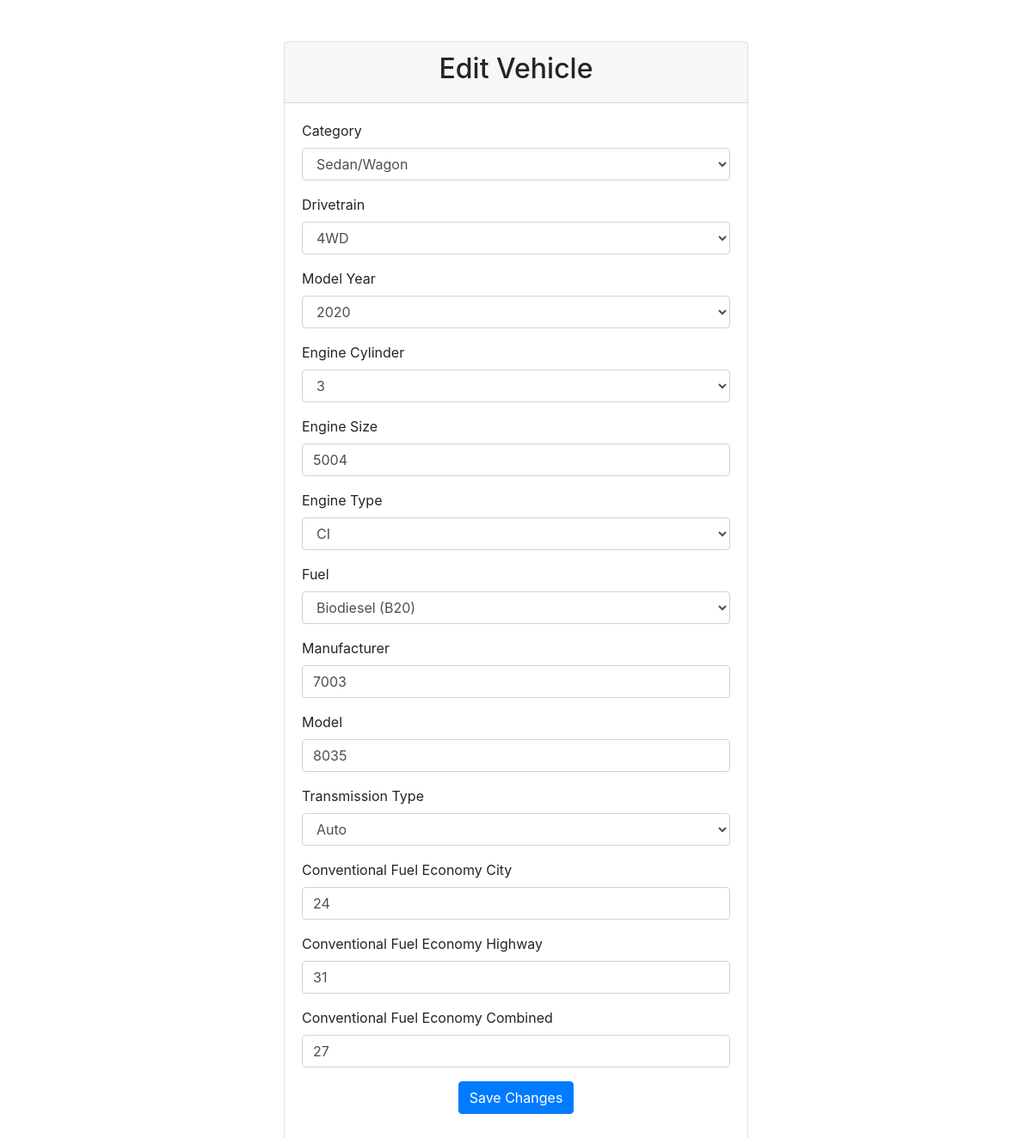
/edit_item/99008, run on the app's committed database.
### tables this page shows
CREATE TABLE "tbl_vehicle_fuel_efficiency" (
	"ID"	INTEGER,
	"Category_ID"	INTEGER,
	"Model_ID"	INTEGER,
	"Model_Year"	INTEGER,
	"Manufacturer_ID"	INTEGER,
	"Fuel_ID"	INTEGER,
	"Drivetrain_ID"	INTEGER,
	"Transmission_Type_ID"	INTEGER,
	"Engine_Type_ID"	INTEGER,
	"Engine_Size_ID"	INTEGER,
	"Engine_Cylinder_ID"	INTEGER,
	"Conventional_Fuel_Economy_City"	TEXT,
	"Conventional_Fuel_Economy_Highway"	TEXT,
	"Conventional_Fuel_Economy_Combined"	TEXT,
	PRIMARY KEY("ID"),
	FOREIGN KEY("Engine_Size_ID") REFERENCES "tbl_vehicle_engine_size"("Engine_Size_ID"),
	FOREIGN KEY("Category_ID") REFERENCES "tbl_vehicle_category"("Category_ID"),
	FOREIGN KEY("Engine_Cylinder_ID") REFERENCES "tbl_vehicle_engine_cylinder"("Engine_Cylinder_ID"),
	FOREIGN KEY("Transmission_Type_ID") REFERENCES "tbl_vehicle_transmission"("Transmission_Type_ID"),
	FOREIGN KEY("Manufacturer_ID") REFERENCES "tbl_vehicle_manufacturer"("Manufacturer_ID"),
	FOREIGN KEY("Engine_Type_ID") REFERENCES "tbl_vehicle_engine_type"("Engine_Type_ID"),
	FOREIGN KEY("Model_ID") REFERENCES "tbl_vehicle_model"("Model_ID"),
	FOREIGN KEY("Drivetrain_ID") REFERENCES "tbl_vehicle_drivetrain"("Drivetrain_ID"),
	FOREIGN KEY("Fuel_ID") REFERENCES "tbl_vehicle_fuel"("Fuel_ID")
);

### app.py (the view)
@app.route('/edit_item/<int:item_id>', methods=['GET', 'POST'])
def edit_item(item_id):
    conn = sqlite3.connect('VehiclesFuelEfficiency.db')
    cursor = conn.cursor()
    if request.method == 'POST':
        category = request.form['category']
        drivetrain = request.form['drivetrain']
        year = request.form['year']
        cylinder = request.form['cylinder']
        size = request.form['size']
        type = request.form['type']
        fuel = request.form['fuel']
        manufacturer = request.form['manufacturer']
        model = request.form['model']
        transmission = request.form['transmission']
        city = request.form['city']
        highway = request.form['highway']
        combined = request.form['combined']
        errors =[]
        if not category or not drivetrain or not  year or not cylinder or not  size or not  type or not  fuel or not  manufacturer or not  model or not  transmission or not  city or not  highway or not  combined:
            errors.append('All fields are required')
        if errors:
            return render_template('Edit.html', errors=errors)
        else:
            cursor.execute("select Category_ID from tbl_vehicle_category where Category=?", (category,))
            category = cursor.fetchone()
            cursor.execute("select Drivetrain_ID  from tbl_vehicle_drivetrain  where Drivetrain=?", (drivetrain,))
            drivetrain = cursor.fetchone()
            cursor.execute("select Engine_Cylinder_ID from tbl_vehicle_engine_cylinder  where Engine_Cylinder=?", (cylinder,))
            cylinder = cursor.fetchone()
            cursor.execute("select Engine_Type_ID   from tbl_vehicle_engine_type   where Engine_Type =?", (type ,))
            type = cursor.fetchone()
            cursor.execute("select Fuel_ID   from tbl_vehicle_fuel   where Fuel =?", (fuel ,))
            fuel = cursor.fetchone()
            cursor.execute("select Transmission_Type_ID   from tbl_vehicle_transmission   where Transmission_Type =?", (transmission ,))
            transmission = cursor.fetchone()
            category = category[0]
            drivetrain = drivetrain[0]
            cylinder = cylinder[0]
            type = type[0]
            fuel = fuel[0]
            transmission = transmission[0]
            cursor.execute("UPDATE tbl_vehicle_fuel_efficiency SET Category_ID=?,Model_ID=?,Model_Year=?,Manufacturer_ID=?,Fuel_ID=?,Drivetrain_ID=?,Transmission_Type_ID=?,Engine_Type_ID=?,Engine_Size_ID=?,Engine_Cylinder_ID=?,Conventional_Fuel_Economy_City=?,Conventional_Fuel_Economy_Highway=?,Conventional_Fuel_Economy_Combined=? WHERE id=?",(category,drivetrain, year,cylinder, size, type, fuel, manufacturer, model, transmission, city, highway, combined, item_id))
            conn.commit()
            return redirect(url_for('VehiclesFuelEfficiency'))
    else:
        cursor.execute('SELECT * FROM tbl_vehicle_fuel_efficiency WHERE id=?', (item_id,))
        item = cursor.fetchone()
        return render_template('edit.html', item=item)

### templates/Edit.html (shortened to what this page needs)
<!DOCTYPE html>
<html lang="en">
<head>
  <link rel="stylesheet" href="https://maxcdn.bootstrapcdn.com/bootstrap/4.5.2/css/bootstrap.min.css">
</head>
<body>
<div class="container mt-5">
  <div class="row justify-content-center">
    <div class="col-md-6">
      <div class="card">
        <div class="card-header text-center">
          <h2>Edit Vehicle</h2>
        </div>
        <div class="card-body">
        <form method="POST" action="{{ url_for('edit_item', item_id=item[0]) }}">
            <div class="form-group">
              <label for="category">Category</label>
              <select  type="text" class="form-control" id="category" placeholder="Enter Vehicle Category", name="category" value="{{ item[1] }}">
                <option value="Sedan/Wagon">Sedan/Wagon</option>
              </select>
            </div>
            <div class="form-group">
              <label for="drivetrain">Drivetrain</label>
              <select  type="text" class="form-control" id="drivetrain" placeholder="Enter Vehicle Drivetrain", name="drivetrain" value="{{ item[2] }}">
                <option value="4WD">4WD</option>
              </select>
            </div>
            <div class="form-group">
              <label for="year">Model Year</label>
              <select  type="text" class="form-control" id="year" placeholder="Enter Vehicle Model Year", name="year" value="{{ item[3] }}">
                <option value="2020">2020</option>
              </select>
            </div>
            <div class="form-group">
              <label for="cylinder">Engine Cylinder</label>
              <select type="text" class="form-control" id="cylinder" placeholder="Enter Vehicle Engine Cylinder", name="cylinder" value="{{ item[4] }}">
                <option value="3">3</option>
              </select>
              </div>
            <div class="form-group">
              <label for="size">Engine Size</label>
              <input type="text" class="form-control" id="size" placeholder="Enter Vehicle Engine Size", name="size" value="{{ item[5] }}">
            </div>
            <div class="form-group">
              <label for="size">Engine Type</label>
              <select type="text" class="form-control" id="type" placeholder="Enter Vehicle Engine Type", name="type" value="{{ item[6] }}">
                <option value="CI">CI</option>
              </select>
            </div>
            <div class="form-group">
              <label for="fuel">Fuel</label>
              <select type="text" class="form-control" id="fuel" placeholder="Enter Vehicle Fuel Type", name="fuel" value="{{ item[7] }}">
                <option value="Biodiesel (B20)">Biodiesel (B20)</option>
              </select>
            </div>
            <div class="form-group">
              <label for="manufacturer">Manufacturer</label>
              <input type="text" class="form-control" id="manufacturer" placeholder="Enter Vehicle Manufacturer", name="manufacturer" value="{{ item[8] }}">
            </div>
            <div class="form-group">
              <label for="model">Model</label>
              <input type="text" class="form-control" id="model" placeholder="Enter Vehicle Model", name="model" value="{{ item[9] }}">
            </div>
            <div class="form-group">
              <label for="transmission">Transmission Type</label>
              <select type="text" class="form-control" id="transmission" placeholder="Enter Vehicle Transmission Type", name="transmission" value="{{ item[10] }}">
                <option value="Auto">Auto</option>
              </select>
            </div>
            <div class="form-group">
              <label for="city">Conventional Fuel Economy City</label>
              <input type="text" class="form-control" id="city" placeholder="Enter Vehicle Conventional Fuel Economy City", name="city" value="{{ item[11] }}">
            </div>
            <div class="form-group">
              <label for="highway">Conventional Fuel Economy Highway</label>
              <input type="text" class="form-control" id="highway" placeholder="Enter Vehicle Conventional Fuel Economy Highway", name="highway" value="{{ item[12] }}">
            </div>
            <div class="form-group">
              <label for="combined">Conventional Fuel Economy Combined</label>
              <input type="text" class="form-control" id="combined" placeholder="Enter Vehicle Conventional Fuel Economy combined", name="combined" value="{{ item[13] }}">
            </div>
            <div class="form-group text-center">
              <button type="submit" class="btn btn-primary">Save Changes</button>
            </div>
          </form>
        </div>
      </div>
    </div>
  </div>
</div>
</body>
</html>

### templates/Edit.html (style rules this page uses)
body { background-image: url('https://wrench.com/blog/content/images/2019/11/ecofriendly.jpg'); background-repeat:no-repeat; background-position-x: center; background-size: 100% ; }

### data on the page
tbl_vehicle_fuel_efficiency: category "Sedan/Wagon", drivetrain "4WD", year "2020", cylinder "3", size "5004", type "CI", fuel "Biodiesel (B20)", manufacturer "7003", model "8035", transmission "Auto", city "24", highway "31", combined "27"
